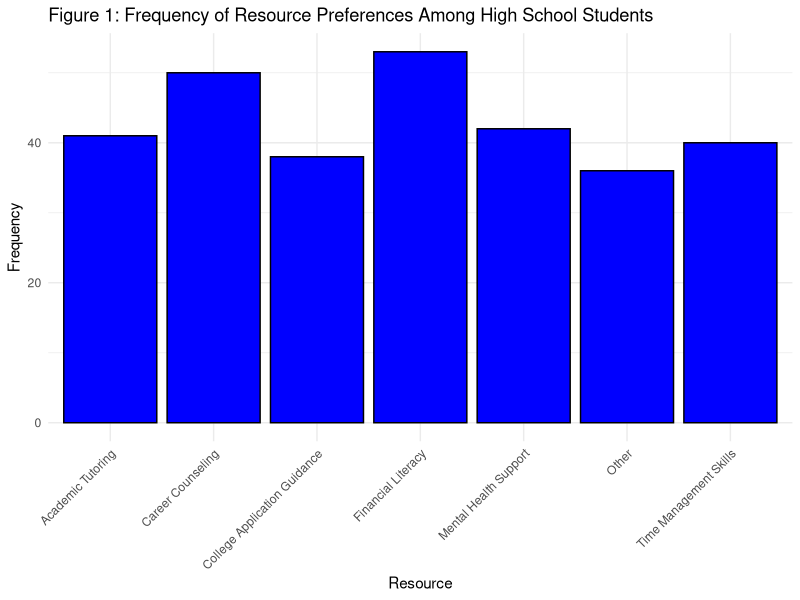

This figure's R source:
## ---- chunk 1

# Here you can load in and clean the data (you may need to do the cleaning in a separate R script - this is up to you). 
library(tidyverse)


# You may need additional chunks, in case you want to include some of the cleaning output.

## ---- chunk 2

# Here you can simulate and clean the data. 

# You may need additional chunks, in case you want to include some of the cleaning output. 

# I have included some example code below, but it should be changed, as it is likely not relevant and doesn't really appropriately simulate heights.

# set.seed(1234)
# height <- runif(n=5, min=0, max=4)
# friendly <- sample(x=c("yeah", "No"), size=5, replace=T)
# 
# sim_data <- tibble(height, friendly)

set.seed(1234)
n <- 100
resources <- c("Academic Tutoring", "College Application Guidance", "Career Counseling",
               "Mental Health Support", "Time Management Skills", "Financial Literacy", "Other")
sim_data <- tibble(
  id = 1:n,
  resource1 = sample(resources, n, replace = TRUE),
  resource2 = sample(resources, n, replace = TRUE),
  resource3 = sample(resources, n, replace = TRUE)
)

## ---- chunk 3

# # Here you can clean your data (if needed). 
# 
# # Below is an example of me changing the "yeah"s to "Yes"s
# 
# sim_data_clean <- sim_data %>% 
#   mutate(friendly_clean  = case_when(friendly=="yeah" ~ "Yes",
#                                      friendly=="No"~"No")) %>% 
#   select(-friendly)

sim_data_clean <- sim_data %>%
  pivot_longer(cols = starts_with("resource"), names_to = "resource_num", values_to = "resource") %>%
  select(-resource_num)

## ---- chunk 4

# # Use this to create some plots. 
# 
# sim_data_clean %>% ggplot(aes(x=friendly_clean))+
#   geom_bar(fill="orange", col="brown") +
#   theme_minimal() + 
#   labs(x = "Friendly",
#        y = "Frequency",
#        title = "Figure 1: A bar plot displaying whether the student thinks that \n they are a friendly person or not for all students \n in highschools measured in Ontario.") 

sim_data_clean %>%
  ggplot(aes(x = resource)) +
  geom_bar(fill = "blue", col = "black") +
  theme_minimal() +
  labs(x = "Resource",
       y = "Frequency",
       title = "Figure 1: Frequency of Resource Preferences Among High School Students") +
  theme(axis.text.x = element_text(angle = 45, hjust = 1))

## ---- chunk 5

# Here you can derive the CIs of interest based off the simulated data in a previous chunk.

## ---- chunk 6
head(sim_data)
